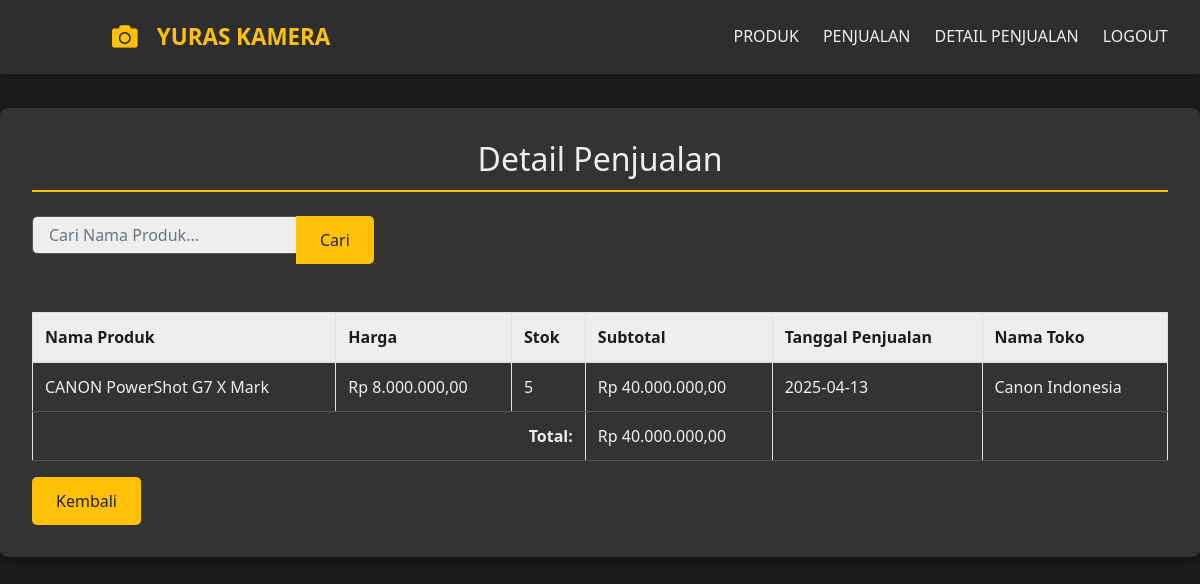
Page /detail_penjualan.php?PenjualanID=82 on the committed database.
### tables this page shows
CREATE TABLE `penjualan` (
  `PenjualanID` int(11) NOT NULL,
  `TokoID` int(11) DEFAULT NULL,
  `NamaProduk` varchar(25) NOT NULL,
  `Harga` decimal(10,2) NOT NULL,
  `Stok` int(11) NOT NULL,
  `Subtotal` decimal(10,2) NOT NULL,
  `TanggalPenjualan` date NOT NULL,
  `ProdukID` int(11) NOT NULL,
  `NamaToko` varchar(25) NOT NULL
);

CREATE TABLE `produk` (
  `ProdukID` int(11) NOT NULL,
  `NamaProduk` varchar(25) DEFAULT NULL,
  `Harga` decimal(10,2) DEFAULT NULL,
  `Stok` int(11) DEFAULT NULL,
  `TanggalMasuk` date DEFAULT NULL,
  `user_id` int(11) DEFAULT NULL
);

CREATE TABLE `toko` (
  `TokoID` int(11) NOT NULL,
  `NamaToko` varchar(25) DEFAULT NULL
);

### detail_penjualan.php (the view, shortened to what this page needs)
<?php
include "koneksi.php";
$search = isset($_GET['search']) ? $_GET['search'] : '';
$PenjualanID = isset($_GET['PenjualanID']) ? $_GET['PenjualanID'] : null;
$sql = "SELECT penjualan.*, produk.NamaProduk, toko.NamaToko
            FROM penjualan
            INNER JOIN produk ON penjualan.ProdukID = produk.ProdukID
            INNER JOIN toko ON penjualan.TokoID = toko.TokoID";
if ($PenjualanID) {
    $sql .= " WHERE PenjualanID = $PenjualanID";
}
$sql .= " ORDER BY TanggalPenjualan DESC";
$query = mysqli_query($koneksi, $sql);
$result = mysqli_fetch_all($query, MYSQLI_ASSOC);
$found = !empty($result);
function formatRupiah($angka) {
    return "Rp " . number_format($angka, 2, ',', '.');
}
$totalSubtotal = 0;
foreach ($result as $row) {
    $totalSubtotal += $row['Subtotal'];
}
?>
<!DOCTYPE html>
<html lang="id">
<head>
    <link rel="stylesheet" href="https://stackpath.bootstrapcdn.com/bootstrap/4.5.2/css/bootstrap.min.css">
    <link href="https://cdnjs.cloudflare.com/ajax/libs/font-awesome/5.15.3/css/all.min.css" rel="stylesheet"/>
</head>
<body>
<header class="header">
    <a href="index.php" class="logo">
        <i class="fas fa-camera logo-icon"></i> YURAS KAMERA
    </a>
    <nav class="nav">
        <a class="nav-link" href="tampil_produk.php">PRODUK</a>
        <a class="nav-link" href="data_penjualan.php">PENJUALAN</a>
        <a class="nav-link" href="detail_penjualan.php">DETAIL PENJUALAN</a>
        <a class="nav-link" href="logout.php">LOGOUT</a>
    </nav>
</header>
<div class="container mt-5">
    <h2>Detail Penjualan</h2>
    <div class="row mb-3">
        <div class="col-md-6">
            <form method="GET" action="detail_penjualan.php" class="form-inline">
                <div class="input-group">
                    <input type="text" name="search" id="search" class="form-control" placeholder="Cari Nama Produk..." value="<?= htmlspecialchars($search) ?>">
                    <div class="input-group-append">
                        <button type="submit" class="btn btn-primary">Cari</button>
                    </div>
                </div>
            </form>
        </div>
    </div>
    <table class="table table-bordered">
        <thead>
            <tr>
                <th>Nama Produk</th>
                <th>Harga</th>
                <th>Stok</th>
                <th>Subtotal</th>
                <th>Tanggal Penjualan</th>
                <th>Nama Toko</th>
            </tr>
        </thead>
        <tbody>
            <?php if ($found): ?>
                <?php foreach ($result as $row): ?>
                    <tr>
                        <td><?= $row['NamaProduk'] ?></td>
                        <td><?= formatRupiah($row['Harga']) ?></td>
                        <td><?= $row['Stok'] ?></td>
                        <td><?= formatRupiah($row['Subtotal']) ?></td>
                        <td><?= $row['TanggalPenjualan'] ?></td>
                        <td><?= $row['NamaToko'] ?></td>
                    </tr>
                <?php endforeach; ?>
            <?php else: ?>
                <tr>
                    <td colspan="6" class="text-center">Barang yang Anda cari tidak ada.</td>
                </tr>
            <?php endif; ?>
        </tbody>
        <tfoot>
            <tr>
                <td colspan="3" class="text-right"><strong>Total:</strong></td>
                <td><?= formatRupiah($totalSubtotal) ?></td>
                <td></td>
                <td></td>
            </tr>
        </tfoot>
    </table>
    <a href="index.php" class="btn btn-secondary">Kembali</a>
</div>
</body>
</html>

### detail_penjualan.php (style rules this page uses)
body { font-family: 'Segoe UI', Tahoma, Geneva, Verdana, sans-serif; background-color: #1c1c1c; color: #eee; margin: 0; padding-top: 60px; }
.header { background-color: #2e2e2e; box-shadow: 0 2px 5px rgba(0, 0, 0, 0.3); padding: 1rem 2rem; display: flex; justify-content: space-between; align-items: center; position: fixed; top: 0; left: 0; width: 100%; z-index: 1000; }
.logo { font-size: 1.4rem; font-weight: bold; color: #ffc107; text-decoration: none; display: flex; align-items: center; }
.logo-icon { margin-left: 5rem; margin-right: 1.2rem; font-size: 1.6rem; }
.nav { display: flex; }
.nav-link { color: #eee; text-decoration: none; margin-left: 1.5rem; transition: color 0.3s ease, transform 0.2s ease-in-out; padding: 0.5rem 0; border-bottom: 2px solid transparent; }
.container { max-width: 1200px; margin: 80px auto 40px auto; padding: 2rem; border-radius: 8px; background-color: #333; box-shadow: 0 4px 10px rgba(0, 0, 0, 0.4); color: #eee; }
h2 { text-align: center; margin-bottom: 1.5rem; color: #eee; border-bottom: 2px solid #ffc107; padding-bottom: 0.7rem; }
.input-group { margin-bottom: 1.5rem; }
.form-control { border: 1px solid #555; border-radius: 5px; padding: 1rem; color: #eee; background-color: #eee; }
.btn-primary, .btn-secondary { background-color: #ffc107; border: none; color: #222; padding: 0.75rem 1.5rem; border-radius: 5px; cursor: pointer; transition: background-color 0.3s, transform 0.3s; }
.table { width: 100%; margin-top: 1.5rem; color: #eee; }
.table th, .table td { padding: 0.75rem; text-align: left; border-bottom: 1px solid #555; }
.table th { background-color: #eee; color: #1c1c1c; }
.text-right { text-align: right; }
tfoot strong { color: #eee; }

### rows in the picture
penjualan: ProdukID.NamaProduk "CANON PowerShot G7 X Mark", Harga "Rp 8.000.000,00", Stok "5", Subtotal "Rp 40.000.000,00", TanggalPenjualan "2025-04-13", TokoID.NamaToko "Canon Indonesia"

### other values in the picture
formatRupiah($totalSubtotal) "Rp 40.000.000,00"
